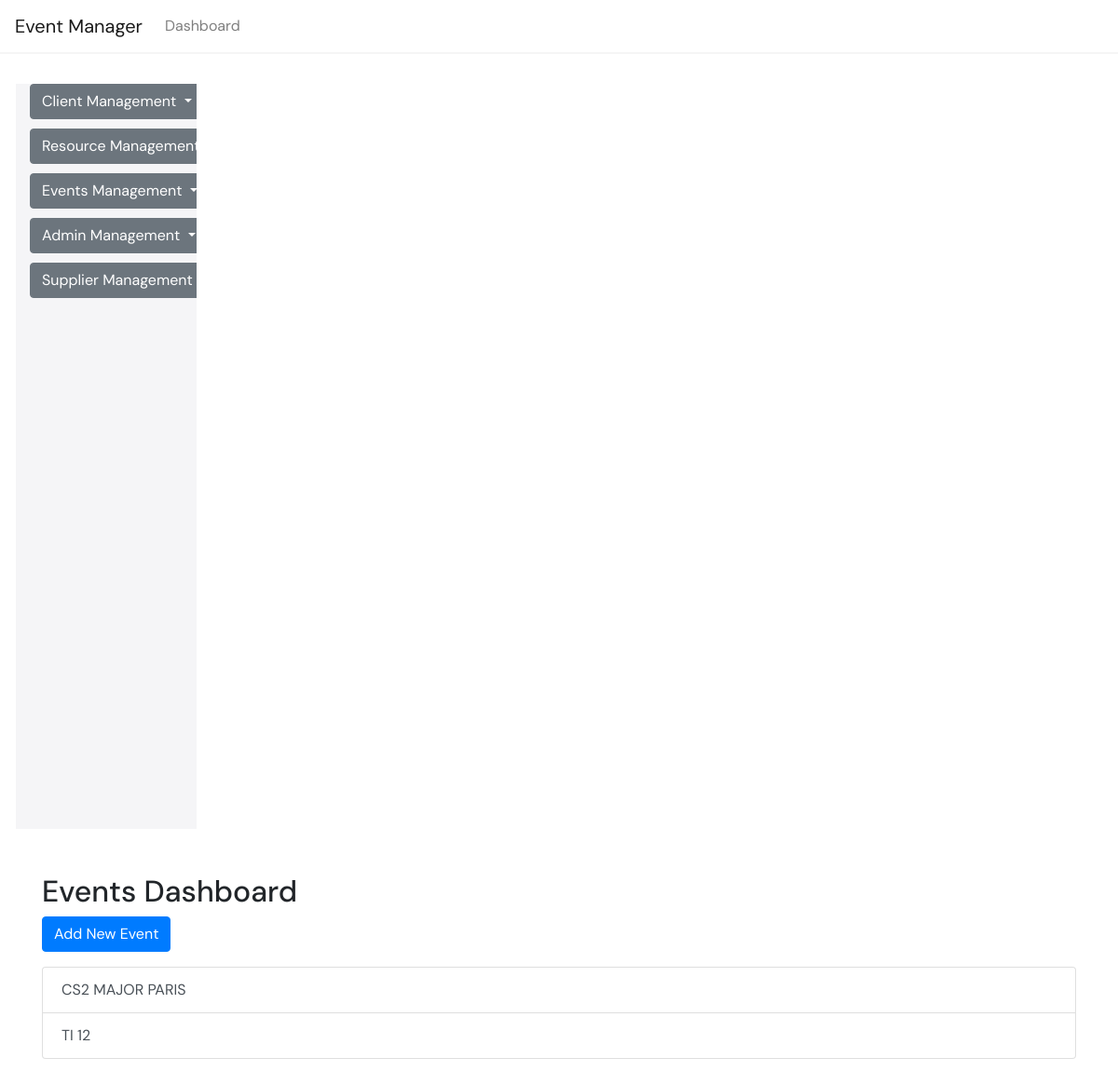
Page /events/dashboard/events/ on the earlier database version.
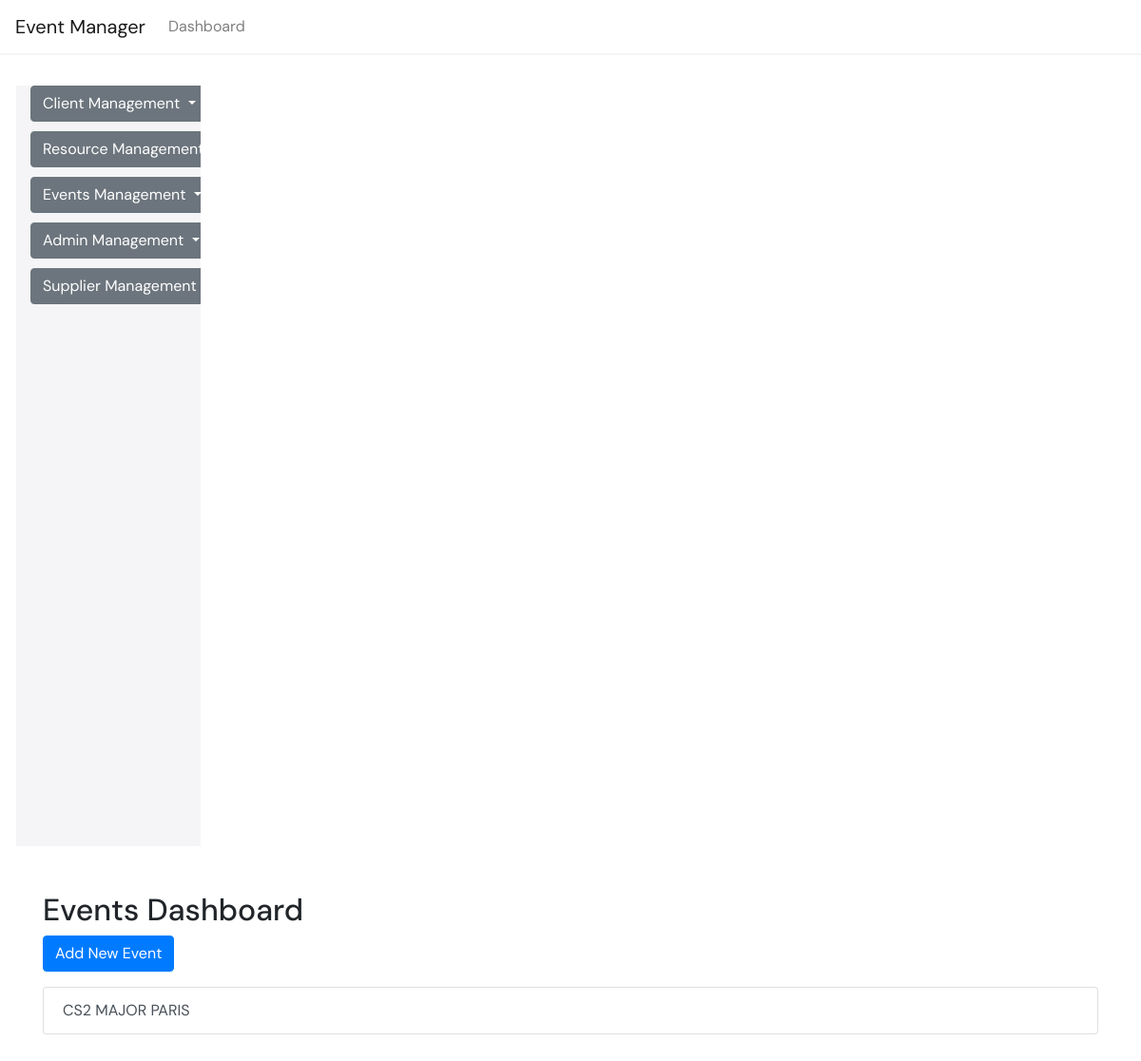
Same page on the later database version.
### events/models.py (models this page shows, shortened)
class Event(models.Model):
    event_name = models.CharField(max_length=255)
    event_slug = models.SlugField(max_length=255, unique=True, blank=True)
    event_sponsor = models.CharField(max_length=255)
    event_description = models.TextField()
    event_budget = models.DecimalField(max_digits=10, decimal_places=2)
    event_count_participants = models.PositiveIntegerField(default=0)
    event_tickets = models.PositiveIntegerField()
    event_sold_tickets = models.PositiveIntegerField(default=0)
    event_sold_out = models.BooleanField(default=False)
    event_organizer = models.ForeignKey(settings.AUTH_USER_MODEL, on_delete=models.CASCADE,
                                        related_name='organized_events')
    participants = models.ManyToManyField(settings.AUTH_USER_MODEL, related_name='joined_events', blank=True,
                                          through='Participant')
    ticket_cost = models.DecimalField(max_digits=10, decimal_places=2, default=0)
    event_image = models.ImageField(upload_to='events_images/', default='events_images/defaulteventlogo.jpg')
    venue = models.CharField(max_length=255, default='Online')
    start_date = models.DateTimeField(default=timezone.now)

### events/views.py (the view)
# urls.py: path('dashboard/events/', DashboardEventListView.as_view(), name='dashboard_event_list'),
class DashboardEventListView(ListView):
    model = Event
    template_name = 'events/dashboard_event_list.html'
    context_object_name = 'events'

### event_manager/context_processors.py (called while the page is built)
def add_event_list_to_context(request):
    return {
        'events': Event.objects.all()
    }

### event_manager/templates/events/dashboard_event_list.html
{% extends 'base.html' %}
{% block content %}
<div class="container mt-5">
    <h2>Events Dashboard</h2>
    <a href="{% url 'events:add_event' %}" class="btn btn-primary mb-3">Add New Event</a>
    <div class="list-group">
        {% for event in events %}
        <a href="{% url 'events:dashboard_event_detail' event.pk %}" class="list-group-item list-group-item-action">
            {{ event.event_name }}
        </a>
        {% endfor %}
    </div>
</div>
{% endblock %}

Differences in the rows shown:
removed Event: event_name "TI 12"
